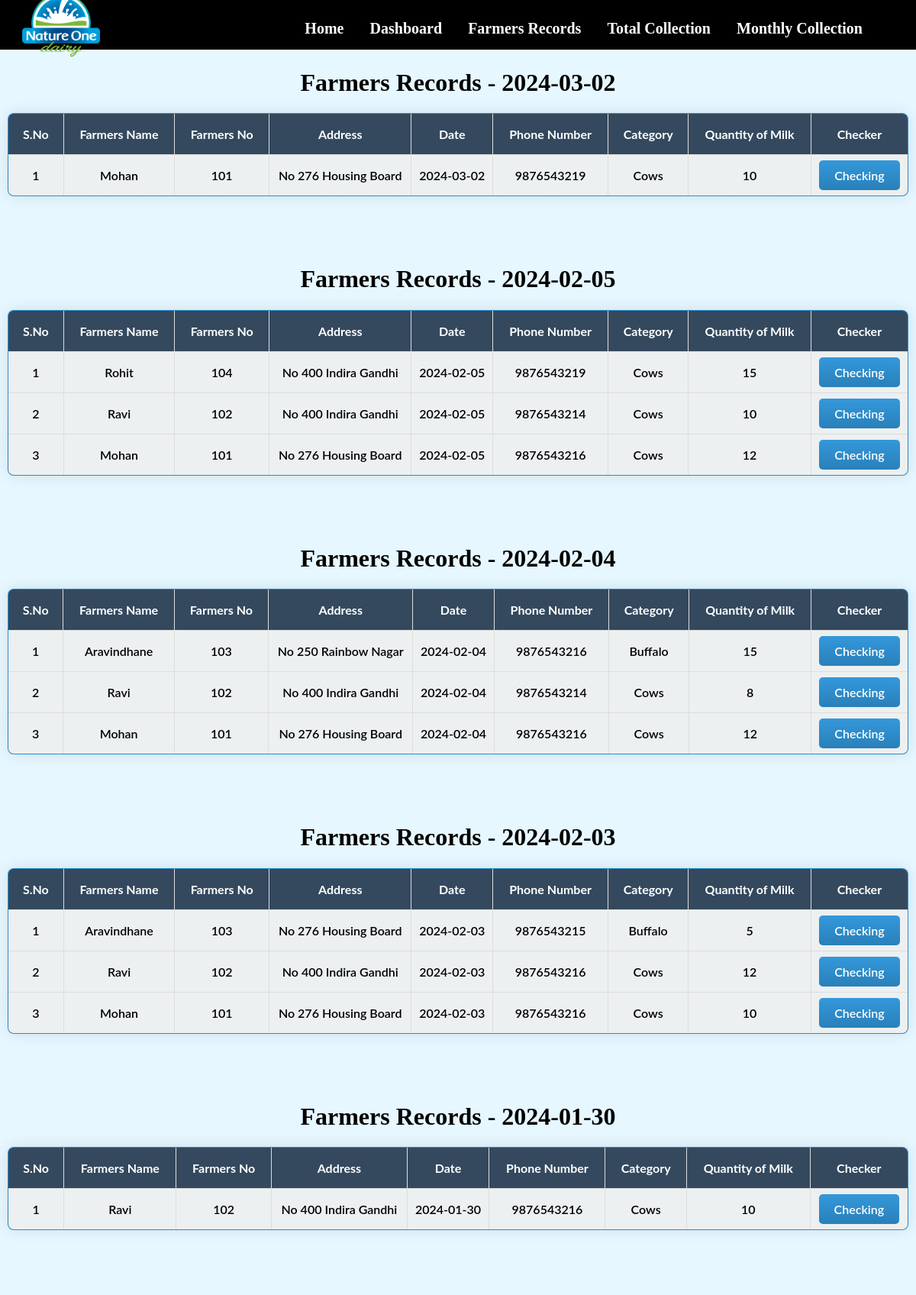
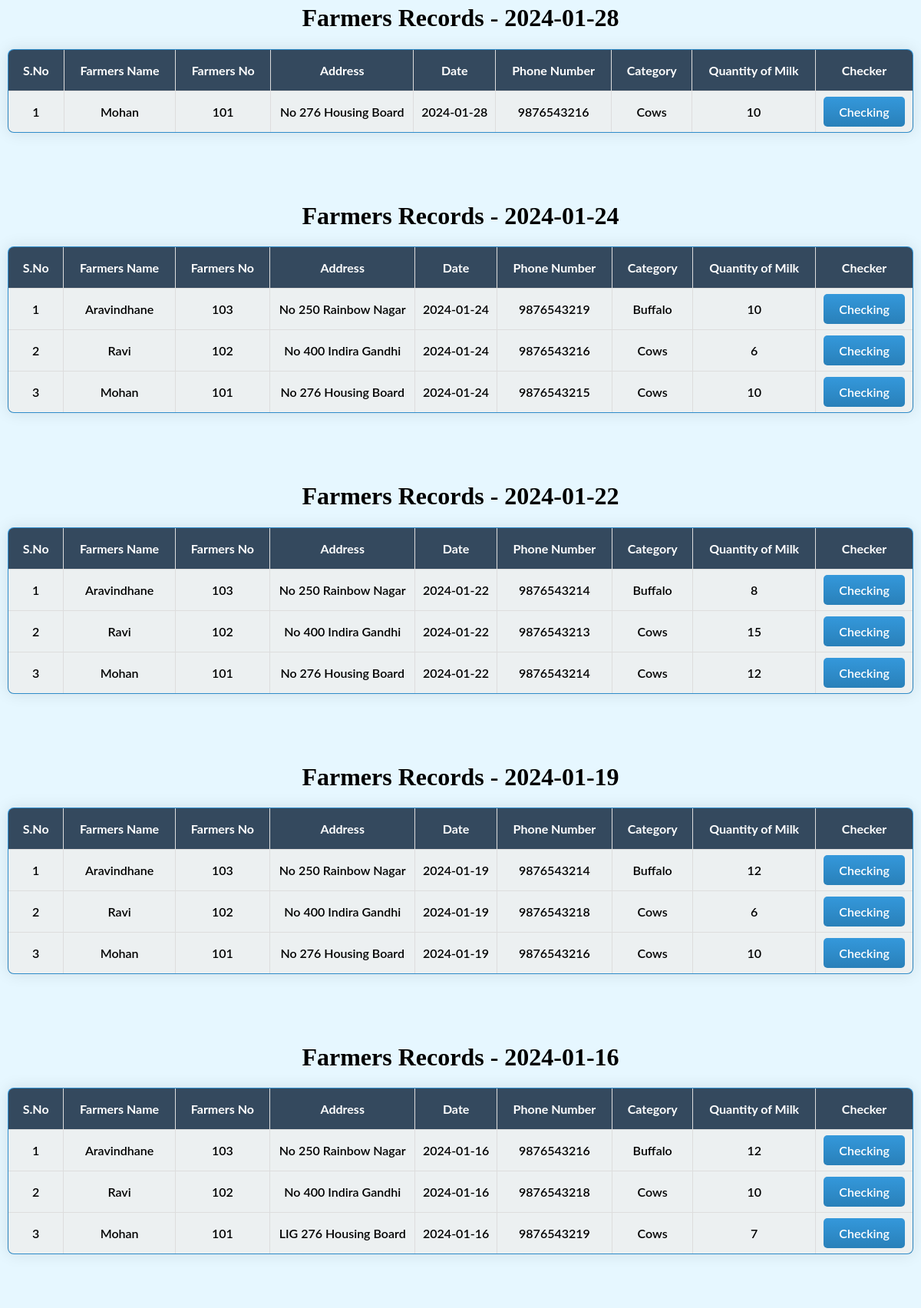
Page /farmersview.php (signed in, upper part) on the committed database (2 pictures, top to bottom).
### tables this page shows
CREATE TABLE `farmers` (
  `farmers_id` int(11) NOT NULL,
  `trn_date` datetime NOT NULL,
  `farmers_no` int(50) NOT NULL,
  `name` varchar(50) NOT NULL,
  `address` varchar(50) NOT NULL,
  `email` varchar(50) NOT NULL,
  `date` date DEFAULT NULL,
  `phoneno` bigint(50) NOT NULL
);

CREATE TABLE `cowsinfo` (
  `cowsid` int(11) NOT NULL,
  `farmers_id` int(50) DEFAULT NULL,
  `farmers_no` varchar(50) NOT NULL,
  `Category` varchar(50) NOT NULL,
  `Maximam_Cows` int(11) NOT NULL,
  `date` date NOT NULL
);

CREATE TABLE `quantityfarmers` (
  `quantityid` int(11) NOT NULL,
  `farmers_id` int(50) DEFAULT NULL,
  `farmers_no` varchar(50) NOT NULL,
  `date` date NOT NULL,
  `quantityofmilk` int(50) NOT NULL
);

### farmersview.php (the view, shortened to what this page needs)
<?php
require('db.php');
?>
<!DOCTYPE html>
<html>
<head>
<body>
<div class="header">
    <ul class="list">
    <img id="logo" src="img/NATURE-ONE-DAIRY-CORPORATE-LOGO-01.png" alt="Logo">
        <li><a href="Homepage.php">Home</a></li>
        <li><a href="dashboard.php"> Dashboard</a></li>
        <li><a href="farmersview.php">Farmers Records</a></li>
        <li><a href="farmerstotalquantity.php">Total  Collection</a></li>
        <li><a href="farmersmonth.php">Monthly  Collection</a></li>
    </ul>
</div>
<div class="container">
    <?php
    $sel_query = "SELECT DISTINCT date FROM farmers ORDER BY date DESC;";
    $date_result = mysqli_query($con, $sel_query);
    while ($date_row = mysqli_fetch_assoc($date_result)) {
        $current_date = $date_row['date'];
    ?>
        <div class="form">
            <h1>Farmers Records - <?php echo $current_date; ?></h1>
            <table width="100%" border="1" style="border-collapse:collapse;">
                <thead>
                    <tr>
                        <th><strong>S.No</strong></th>
                        <th><strong>Farmers Name</strong></th>
                        <th ><strong>Farmers No</strong></th>
                        <th><strong>Address</strong></th>
                        <th><strong>Date</strong></th>
                        <th ><strong>Phone Number</strong></th>
                        <th><strong>Category</strong></th>
                        <th><strong>Quantity of Milk</strong></th>
                        <th>Checker</th>
                    </tr>
                </thead>
                <tbody>
                    <?php
                    $count = 1;
                    $sel_query = "SELECT f.farmers_no, f.name, f.address, f.date as f_date, f.phoneno, C.Category AS C_Category, C.date as C_date, q.quantityofmilk AS q_quantityofmilk, q.date as q_date
              FROM farmers AS f
              LEFT JOIN cowsinfo AS C ON f.farmers_no = C.farmers_no And f.date = C.date
              LEFT JOIN quantityfarmers AS q ON f.farmers_no = q.farmers_no And  f.date = q.date
              WHERE f.date = '$current_date'
              ORDER BY f.farmers_no DESC;";
                    $result = mysqli_query($con, $sel_query);
                    while ($row = mysqli_fetch_assoc($result)) {
                    ?>
                        <tr>
                            <td align="center"><?php echo $count; ?></td>
                            <td align="center"><?php echo $row["name"]; ?></td>
                            <td align="center"><?php echo $row["farmers_no"]; ?></td>
                            <td align="center"><?php echo $row["address"]; ?></td>
                            <td align="center"><?php echo $row["f_date"]; ?></td>
                            <td align="center"><?php echo $row["phoneno"]; ?></td>
                            <td align="center"><?php echo $row["C_Category"]; ?></td>
                            <td align="center"><?php echo $row["q_quantityofmilk"]; ?></td>
                            <td align="center">
                            <a href="#" class="checking-button" onclick="redirectToChecking(
    '<?php echo $row['farmers_no']; ?>',
    '<?php echo $row['name']; ?>',
    '<?php echo $row['f_date']; ?>',
    '<?php echo $row['q_quantityofmilk']; ?>')">Checking</a>
 </tr>
                        <?php $count++;
                    } ?>
                </tbody>
            </table>
        </div>
    <?php } ?>
</body>
</html>

### farmersview.php (style rules this page uses)
body { margin: 0; font-family: 'Lato', sans-serif; }
.container { margin: 10px; }
.form { margin-top: 90px; }
h1 { color: black; text-align: center; font-family: Cambria, Cochin, Georgia, Times, 'Times New Roman', serif; }
table { width: 100%; border-collapse: collapse; margin-top: 20px; box-shadow: 0px 0px 20px rgba(0, 0, 0, 0.1); border-radius: 8px; overflow: hidden; background: linear-gradient(to bottom, #3498db, #2980b9); font-size: 16px; font-weight: 600; }
body { margin: 0; font-family: 'Lato', sans-serif; background-color: #e6f7ff; }
th, td { padding: 17px; text-align: center; border: 1px solid #ddd; color: white; }
td { color: black; padding: 7px; }
thead { background-color: #34495e; color: white; }
tbody { background-color: #ecf0f1; }
th:last-child { border-right: none; }
tbody td:last-child { border-right: none; }
a { text-decoration: none; color: #007bff; }
.header { position: fixed; right: 0; top: 0; width: 100%; background-color: black; color: white; text-align: center; padding: px; }
.list { float: right; margin-right: 40px; }
.list li { display: inline-block; margin-right: 30px; margin-top: 10px; }
.list li a { text-decoration: none; font-size: 20px; color: white; font-family: serif; font-weight: bold; }
#logo { position: absolute; left: 20px; top: 50%; transform: translateY(-50%); width: 120px; height: auto; }
a.checking-button { display: inline-block; padding: 10px 20px; background: linear-gradient(to bottom, #3498db, #2980b9); color: #fff; text-decoration: none; border-radius: 5px; transition: background 0.3s ease; }

### rows in the picture
farmers: name "Mohan", farmers_no "101", address "No 276 Housing Board", date "2024-03-02", phoneno "9876543219", cowsinfo.Category "Cows", quantityfarmers.quantityofmilk "10"
farmers: name "Rohit", farmers_no "104", address "No 400 Indira Gandhi", date "2024-02-05", phoneno "9876543219", cowsinfo.Category "Cows", quantityfarmers.quantityofmilk "15"
farmers: name "Ravi", farmers_no "102", address "No 400 Indira Gandhi", date "2024-02-05", phoneno "9876543214", cowsinfo.Category "Cows", quantityfarmers.quantityofmilk "10"
farmers: name "Mohan", farmers_no "101", address "No 276 Housing Board", date "2024-02-05", phoneno "9876543216", cowsinfo.Category "Cows", quantityfarmers.quantityofmilk "12"
farmers: name "Aravindhane", farmers_no "103", address "No 250 Rainbow Nagar", date "2024-02-04", phoneno "9876543216", cowsinfo.Category "Buffalo", quantityfarmers.quantityofmilk "15"
farmers: name "Ravi", farmers_no "102", address "No 400 Indira Gandhi", date "2024-02-04", phoneno "9876543214", cowsinfo.Category "Cows", quantityfarmers.quantityofmilk "8"
farmers: name "Mohan", farmers_no "101", address "No 276 Housing Board", date "2024-02-04", phoneno "9876543216", cowsinfo.Category "Cows", quantityfarmers.quantityofmilk "12"
farmers: name "Aravindhane", farmers_no "103", address "No 276 Housing Board", date "2024-02-03", phoneno "9876543215", cowsinfo.Category "Buffalo", quantityfarmers.quantityofmilk "5"
farmers: name "Ravi", farmers_no "102", address "No 400 Indira Gandhi", date "2024-02-03", phoneno "9876543216", cowsinfo.Category "Cows", quantityfarmers.quantityofmilk "12"
farmers: name "Mohan", farmers_no "101", address "No 276 Housing Board", date "2024-02-03", phoneno "9876543216", cowsinfo.Category "Cows", quantityfarmers.quantityofmilk "10"
farmers: name "Ravi", farmers_no "102", address "No 400 Indira Gandhi", date "2024-01-30", phoneno "9876543216", cowsinfo.Category "Cows", quantityfarmers.quantityofmilk "10"
farmers: name "Mohan", farmers_no "101", address "No 276 Housing Board", date "2024-01-28", phoneno "9876543216", cowsinfo.Category "Cows", quantityfarmers.quantityofmilk "10"
farmers: name "Aravindhane", farmers_no "103", address "No 250 Rainbow Nagar", date "2024-01-24", phoneno "9876543219", cowsinfo.Category "Buffalo", quantityfarmers.quantityofmilk "10"
farmers: name "Ravi", farmers_no "102", address "No 400 Indira Gandhi", date "2024-01-24", phoneno "9876543216", cowsinfo.Category "Cows", quantityfarmers.quantityofmilk "6"
farmers: name "Mohan", farmers_no "101", address "No 276 Housing Board", date "2024-01-24", phoneno "9876543215", cowsinfo.Category "Cows", quantityfarmers.quantityofmilk "10"
farmers: name "Aravindhane", farmers_no "103", address "No 250 Rainbow Nagar", date "2024-01-22", phoneno "9876543214", cowsinfo.Category "Buffalo", quantityfarmers.quantityofmilk "8"
farmers: name "Ravi", farmers_no "102", address "No 400 Indira Gandhi", date "2024-01-22", phoneno "9876543213", cowsinfo.Category "Cows", quantityfarmers.quantityofmilk "15"
farmers: name "Mohan", farmers_no "101", address "No 276 Housing Board", date "2024-01-22", phoneno "9876543214", cowsinfo.Category "Cows", quantityfarmers.quantityofmilk "12"
farmers: name "Aravindhane", farmers_no "103", address "No 250 Rainbow Nagar", date "2024-01-19", phoneno "9876543214", cowsinfo.Category "Buffalo", quantityfarmers.quantityofmilk "12"
farmers: name "Ravi", farmers_no "102", address "No 400 Indira Gandhi", date "2024-01-19", phoneno "9876543218", cowsinfo.Category "Cows", quantityfarmers.quantityofmilk "6"
farmers: name "Mohan", farmers_no "101", address "No 276 Housing Board", date "2024-01-19", phoneno "9876543216", cowsinfo.Category "Cows", quantityfarmers.quantityofmilk "10"
farmers: name "Aravindhane", farmers_no "103", address "No 250 Rainbow Nagar", date "2024-01-16", phoneno "9876543216", cowsinfo.Category "Buffalo", quantityfarmers.quantityofmilk "12"
farmers: name "Ravi", farmers_no "102", address "No 400 Indira Gandhi", date "2024-01-16", phoneno "9876543218", cowsinfo.Category "Cows", quantityfarmers.quantityofmilk "10"
farmers: name "Mohan", farmers_no "101", address "LIG 276 Housing Board", date "2024-01-16", phoneno "9876543219", cowsinfo.Category "Cows", quantityfarmers.quantityofmilk "7"

### other values in the picture
$current_date "2024-03-02"
$current_date "2024-02-05"
$current_date "2024-02-04"
$current_date "2024-02-03"
$current_date "2024-01-30"
$current_date "2024-01-28"
$current_date "2024-01-24"
$current_date "2024-01-22"
$current_date "2024-01-19"
$current_date "2024-01-16"
